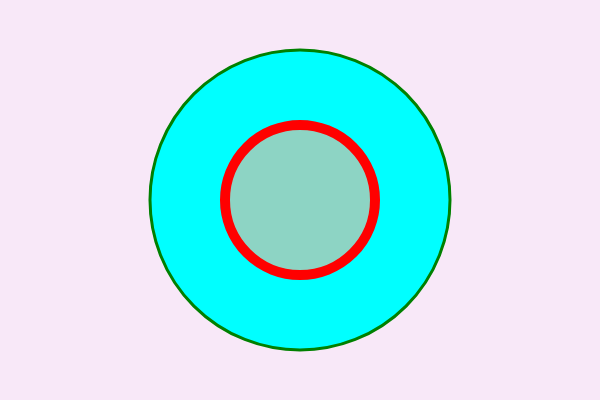
Frame 1 (no input)
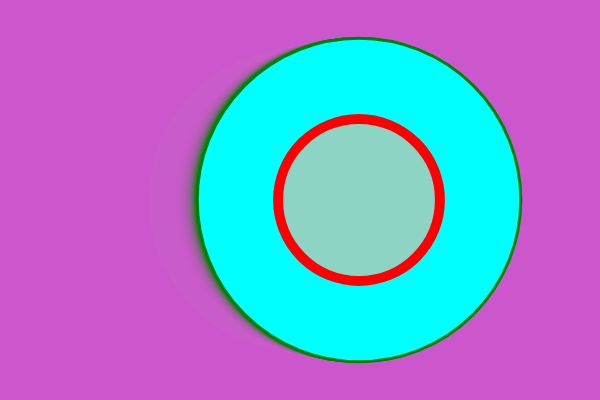
Frame 60 (no input)
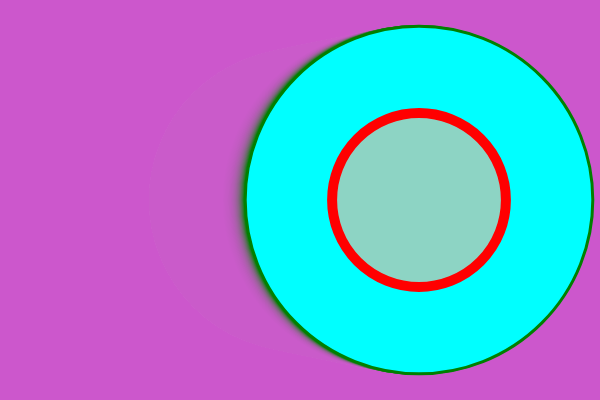
Frame 120 (the mouse pressed at the canvas centre since frame 60)

The p5.js sketch that drew these frames (run headless with seeded random() and noise() and a simulated clock; from frame 60 on, the mouse is pressed at the canvas centre):

// p5.js sketch
// ── sketch.js
//GLOBAL VARIABLES

  let posx, posy, d;

function setup() {
  // Create a canvas that fills the entire browser window
  createCanvas(600, 400);

  posx = width/2;
  posy = height/2;
  d = 300;
}

function draw() {
  background(200,90,200,35);
  stroke('green');
  strokeWeight(3);
  fill('cyan');
  circle(posx,posy,d);
  stroke('red');
  fill(180,200,180,200);
  strokeWeight(10);
  circle(posx,posy,d/2);
  d += 0.4;
  posx += 1;
  //posy += 0.2;
}
